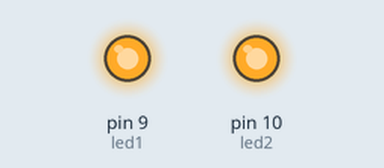
This sketch was run on a simulated Arduino Uno, built with avr-gcc and run on an emulated ATmega328P. Shown: output pins drawn as LEDs (lit = HIGH).

Above: at 0.1 s.
Timing chart, 0 to 106.2 s (numbered marks = the images above):
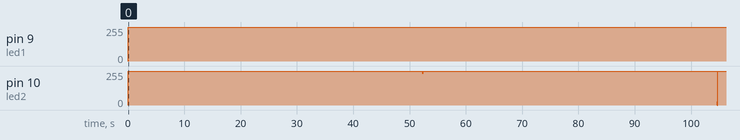

Measured:
- by itself, pin 9 (led1): 0/255 → 255/255 at 0.02 s

The sketch:

led-fade.ino
```cpp
int led1=9;
int led2=10;
int brightness1=0;
int brightness2=0;
int fadeAmount1=5;
int fadeAmount2=25;

void setup() {
  pinMode(led1,OUTPUT);
  pinMode(led2,OUTPUT);
}

void loop() {
  analogWrite(led1,brightness1);
  analogWrite(led2,brightness2);
  brightness1=brightness1+fadeAmount1;
  brightness2=brightness2+fadeAmount2;
  fadeAmount1=-fadeAmount1;
  fadeAmount2=-fadeAmount2;

  if (brightness1<=0 || brightness1>=255){
    fadeAmount1=-fadeAmount1;
  }
  if (brightness2<=0 || brightness2>=255){
    fadeAmount2=-fadeAmount2;
  }
  delay(20);
}
```
